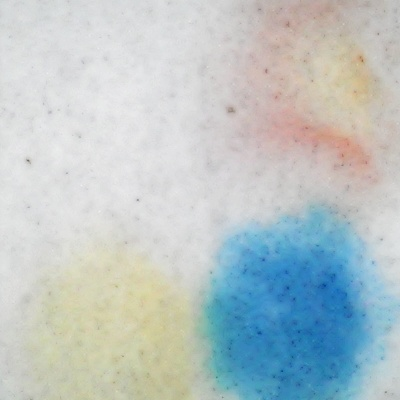
#> input picture data/raw_flow_rate_experiments/IFR05_2/images/1.jpg, 400 x 400 px, found by its file name; the run also reads 1 picture not shown here
$ jupyter execute --allow-errors sensor_responses.ipynb   (shell and % lines are left out)   (text cells are left out)
#> lines starting #> are read from the running program, lines starting #| are printed output that depends on the picture; pictures that were not available may be replaced by others from this repository, and a replacement may not be noted
### src/models/database.py
import os
from typing import Protocol
import pandas
import json
import numpy
import numpy.typing
import cv2


class PathChecker(Protocol):

    def check(self, path: str) -> bool:
        pass


class SamplePathChecker:

    def __init__(self) -> None:
        pass

    def __check_path(self, target_item: str, path: str) -> bool:
        items_under_path = os.listdir(path)
        return target_item in items_under_path

    # [34 lines left out: functions check_csv, check_jpg, check, not called in this run]


class SampleReader:

    def __init__(self, path: str, config_json: str):
        """Default constructor for sample reading

        Args:
            path (str): path to sample folder/directory
            config_json (str): path to json file containing sensors configurations
        """
        self.path = path

        with open(config_json) as file:
            self.sensors = json.load(file)

    # [36 lines left out: functions get_raw_mos, __remove_file_extension, get_raw_csa, not called in this run]

### notebooks/sensor_responses.ipynb
[cell 1]
import numpy as np
import pandas as pd
import seaborn as sns
import matplotlib.pyplot as plt
from matplotlib.patches import FancyArrowPatch
from sklearn.preprocessing import StandardScaler
from sklearn.feature_selection import SelectKBest, f_classif
from models.database import SampleReader
import os
import cv2
plt.rcParams['axes.linewidth'] = 2
plt.rc("font", size=16, weight="bold", family="Bookman Old Style")
get_ipython().run_line_magic('matplotlib', 'inline')

#> (a cell that did not finish here is left out)

plt.imshow(sample.get_raw_csa()[0])

[cell 3]
class MetalOxideSemiconductorResponse:

    def __init__(self, sample_path=None):
        # Load Resistors (kOhm)
        self.sensors = ["MQ-2",
                        "MQ-3",
                        "MQ-5",
                        "MQ-6",
                        "MQ-8",
                        "MQ-9",
                        "MQ-135",
                        "MQ-138"]
        self.load_resistors = pd.Series(data=[2.5,
                                              0.52,
                                              56,
                                              96.2,
                                              29,
                                              95,
                                              16.9,
                                              95.6],
                                        index=self.sensors).T

        self.raw = pd.read_csv(sample_path,
                               header=0,
                               index_col=0,
                               names=self.sensors)
        self.raw.index.name = "Time(s)"

        self.voltage = 5 - self.raw
        self.current = self.raw/self.load_resistors
        self.conductance = self.current/self.voltage

#> (a cell that did not finish here is left out)

[cell 5]
def remove_jpg_extension(name: str):
    return name.replace(".jpg", "")

[cell 6]
remove_jpg_extension("test.jpg")

[cell 7]
img = cv2.imread("../data/raw_samples/Acetone1/images/1.jpg")
#> img is the input picture: shape (400, 400, 3); mean B, G, R 198.5, 197.2, 185.9
img.shape
d = [remove_jpg_extension(name) for name in os.listdir("../data/raw_samples/Acetone1/images")]
sorted(d, key=int)

[cell 8]
class PaperBasedResponse:

    def __init__(self, sample_directory=None, sample_code=None):
        folder_path = os.path.join(sample_directory, sample_code)
        file_path = os.path.join(folder_path, "images")
        number_of_images = len(os.listdir(file_path))
        file_names = [str(i+1) + ".jpg" for i in range(number_of_images)]
        files = [os.path.join(file_path, name) for name in file_names]
        self.sensor_BGR_images = [cv2.imread(file) for file in files]
        self.sensor_RGB_images = [cv2.cvtColor(img,
                                               cv2.COLOR_BGR2RGB) for img
                                  in self.sensor_BGR_images]

        self.dye_names = ["Reference",
                          "Phenol Red",
                          "Methylene Blue",
                          "Methyl Red"]

        self.centres_of_dye_spots = {
            "Reference": (self.width//4, self.height//4),
            "Phenol Red": (3 * self.width//4, self.height//4),
            "Methylene Blue": (3 * self.width//4, 3 * self.height//4),
            "Methyl Red": (self.width//4, 3 * self.height//4)
        }

        self.dyespots_RGB_images = {
            "Reference": [
                self.__crop_by_centre(
                    img,
                    self.centres_of_dye_spots["Reference"])
                for img in self.sensor_RGB_images],
            "Phenol Red": [
                self.__crop_by_centre(
                    img,
                    self.centres_of_dye_spots["Phenol Red"])
                for img in self.sensor_RGB_images],
            "Methylene Blue": [
                self.__crop_by_centre(
                    img,
                    self.centres_of_dye_spots["Methylene Blue"])
                for img in self.sensor_RGB_images],
            "Methyl Red": [
                self.__crop_by_centre(
                    img,
                    self.centres_of_dye_spots["Methyl Red"])
                for img in self.sensor_RGB_images]
        }

        self.dyespots_HSV_images = {
            "Reference": [cv2.cvtColor(
                img,
                cv2.COLOR_RGB2HSV_FULL)
                for img in self.dyespots_RGB_images["Reference"]],
            "Phenol Red": [cv2.cvtColor(
                img,
                cv2.COLOR_RGB2HSV_FULL)
                for img in self.dyespots_RGB_images["Phenol Red"]],
            "Methylene Blue": [cv2.cvtColor(
                img,
                cv2.COLOR_RGB2HSV_FULL)
                for img in self.dyespots_RGB_images["Methylene Blue"]],
            "Methyl Red": [cv2.cvtColor(
                img,
                cv2.COLOR_RGB2HSV_FULL)
                for img in self.dyespots_RGB_images["Methyl Red"]],
        }

    def color_values(self, rep="Red"):
        if rep == "Red" or rep == "Hue":
            index = 0
        elif rep == "Green" or rep == "Saturation":
            index = 1
        else:
            index = 2
        if rep in ["Red", "Green", "Blue"]:
            data = {
                "Reference": [
                    cv2.mean(img)[index]
                    for img in self.dyespots_RGB_images["Reference"]],
                "Phenol Red": [
                    cv2.mean(img)[index]
                    for img in self.dyespots_RGB_images["Phenol Red"]],
                "Methylene Blue": [
                    cv2.mean(img)[index]
                    for img in self.dyespots_RGB_images["Methylene Blue"]],
                "Methyl Red": [
                    cv2.mean(img)[index]
                    for img in self.dyespots_RGB_images["Methyl Red"]]
            }
        else:
            data = {
                "Reference": [
                    cv2.mean(img)[index]
                    for img in self.dyespots_HSV_images["Reference"]],
                "Phenol Red": [
                    cv2.mean(img)[index]
                    for img in self.dyespots_HSV_images["Phenol Red"]],
                "Methylene Blue": [
                    cv2.mean(img)[index]
                    for img in self.dyespots_HSV_images["Methylene Blue"]],
                "Methyl Red": [
                    cv2.mean(img)[index]
                    for img in self.dyespots_HSV_images["Methyl Red"]]
            }
        return pd.DataFrame.from_dict(data)

    def __getitem__(self, index=0):
        return self.sensor_RGB_images[index]

    @property
    def shape(self):
        return self.sensor_RGB_images[0].shape

    @property
    def height(self):
        return self.shape[0]

    @property
    def width(self):
        return self.shape[1]

    def __crop_by_centre(self, img=None,
                         centre=(50, 50), frame_size=100):
        return img[centre[1]-frame_size//2: centre[1] + frame_size//2,
                   centre[0]-frame_size//2: centre[0]+frame_size//2]

[cell 9]
def get_typical_sample_by_average_MOS(path=None, gas_name=None, number_of_samples=None):
    sensor_names = ["MQ-2", "MQ-3", "MQ-5",
                    "MQ-6", "MQ-8", "MQ-9", "MQ-135", "MQ-138"]
    load_resistors = pd.Series(data=[2.5,
                                     0.52,
                                     56,
                                     96.2,
                                     29,
                                     95,
                                     16.9,
                                     95.6],
                               index=sensor_names).T
    sample_paths = [os.path.join(
        path,
        gas_name + str(n) + "\\" + "serialdata.csv")
        for n in range(1, number_of_samples+1)]
    samples = [
        MetalOxideSemiconductorResponse(path).conductance.iloc[:167]
        for path in sample_paths]
    return sum(samples)/len(samples)

[cell 10]
def average_conductance_of_MOS_sensor():
    ammonia = read_samples(
        path="datasets", gas_name="Ammonia", number_of_samples=12)
    acetone = read_samples(
        path="datasets", gas_name="Acetone", number_of_samples=12)
    benzene = read_samples(
        path="datasets", gas_name="Benzene", number_of_samples=12)
    ethanol = read_samples(
        path="datasets", gas_name="Ethanol", number_of_samples=12)
    methanol = read_samples(
        path="datasets", gas_name="Methanol", number_of_samples=12)
    toluene = read_samples(
        path="datasets", gas_name="Toluene", number_of_samples=12)
    samples = [ammonia, acetone,
               benzene, ethanol, methanol, toluene]
    gases = ["Ammonia", "Acetone", "Benzene",
             "Ethanol", "Methanol", "Toluene"]
    figure, axs = plt.subplots(
        nrows=2, ncols=3,
        figsize=(15, 8),
        dpi=300, sharex=True,
        sharey=True)
    for ax, sample, gas in zip(axs.flat, samples, gases):
        sample.plot(ax=ax, linewidth=3)
        ax.set_title(gas, fontsize=18, fontweight="bold")
        ax.grid(which="major", linestyle="--",
                color="black", alpha=0.4)
        ax.legend(loc="upper center", ncol=4, fontsize=9)
        ax.set_ylim([0, 40])
        ax.set_ylabel("Sensor Conductance (mS)",
                      fontsize=15, fontweight="bold")
        ax.set_xlabel("Time (s)", fontsize=15, fontweight="bold")
    figure.suptitle(
        "Average Conductance Responses of Metal Oxide Sensors (N=12)",
        fontsize=20, fontweight="bold")
    figure.tight_layout()

[cell 11]
test_gas = "Ammonia"
#> (the rest of this cell did not finish here and is left out)


[cell 12]
figure, ax = plt.subplots(
    nrows=1, ncols=1,
    figsize=(12, 5), dpi=300)
ax.set_xticks(list(range(0, 180, 5)))
ax.set_xticklabels(list(range(0, 180, 5)), rotation=90)
ax.set_xlabel("Time (s)", fontsize=16, fontweight="bold")
ax.set_ylabel(
    "Sensor Conductance (mS)",
    fontsize=16, fontweight="bold")
# ax.grid(which="major", color="black", linestyle="--", alpha=0.8)
ax.axvline(x=20, ymin=0, ymax=0.9, linewidth=1,
           linestyle="--", color="black", alpha=0.7)
ax.axvline(x=110, ymin=0, ymax=0.9, linewidth=1,
           linestyle="--", color="black", alpha=0.7)

#> (the rest of this cell did not finish here and is left out)

[cell 13]
figure, ax = plt.subplots(nrows=1, ncols=1, figsize=(12, 5), dpi=300)
typical_paperbased = PaperBasedResponse("raw_samples", "Ammonia10")
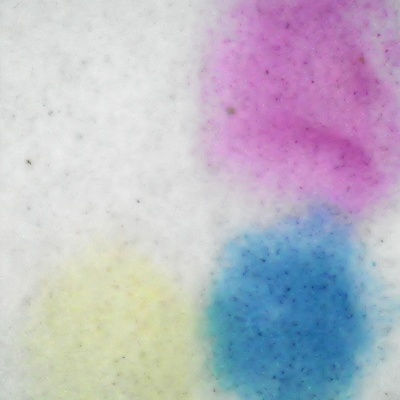
#> input picture data/raw_flow_rate_experiments/IFR05_2/images/10.jpg, 400 x 400 px, given in place of 2.jpg, which was not available
#> in __init__, `self.sensor_BGR_images = [cv2.imread(file) for file in files]`: self.sensor_BGR_images = 3 items
#> in __crop_by_centre, `return img[centre[1]-frame_size//2: centre[1] + frame_size//2, centre[..`:
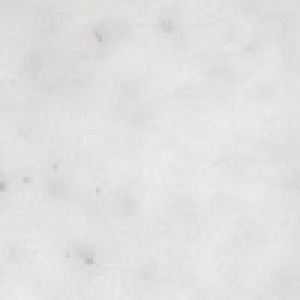
#> returned value: shape (100, 100, 3) (shown 3 times larger); mean of channels 0, 1, 2 224.4, 225.2, 226.4; drawn as B, G, R
#> call 4 of __crop_by_centre, with centre = (300, 100), frame_size = 100
#> in __crop_by_centre (call 4), `return img[centre[1]-frame_size//2: centre[1] + frame_size//2, centre[..`:
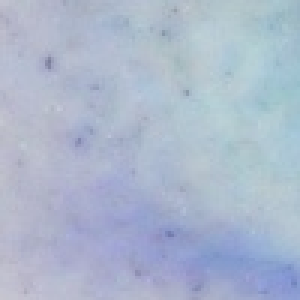
#> returned value: shape (100, 100, 3) (shown 3 times larger); mean of channels 0, 1, 2 204.9, 184.1, 171.7; drawn as B, G, R
#> in __crop_by_centre (call 5), `return img[centre[1]-frame_size//2: centre[1] + frame_size//2, centre[..`:
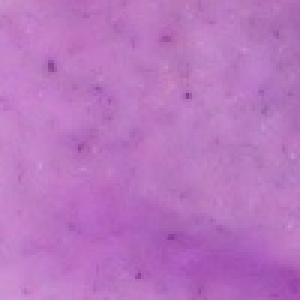
#> returned value: shape (100, 100, 3) (shown 3 times larger); mean of channels 0, 1, 2 191.7, 116.7, 184.5; drawn as B, G, R
#> in __crop_by_centre (call 7), `return img[centre[1]-frame_size//2: centre[1] + frame_size//2, centre[..`:
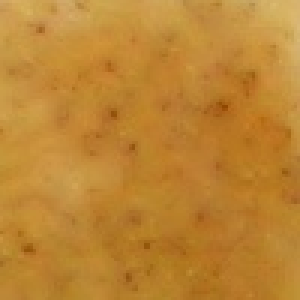
#> returned value: shape (100, 100, 3) (shown 3 times larger); mean of channels 0, 1, 2 51.8, 133, 189.2; drawn as B, G, R
#> in __crop_by_centre (call 8), `return img[centre[1]-frame_size//2: centre[1] + frame_size//2, centre[..`:
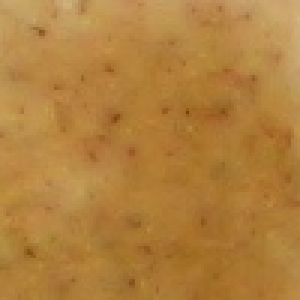
#> returned value: shape (100, 100, 3) (shown 3 times larger); mean of channels 0, 1, 2 61.6, 128.1, 177.2; drawn as B, G, R
#> in __crop_by_centre (call 10), `return img[centre[1]-frame_size//2: centre[1] + frame_size//2, centre[..`:
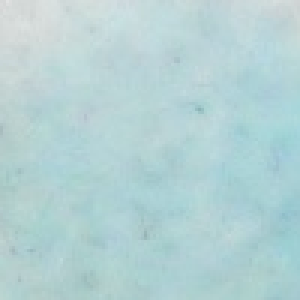
#> returned value: shape (100, 100, 3) (shown 3 times larger); mean of channels 0, 1, 2 211.9, 210.1, 180.4; drawn as B, G, R
df = typical_paperbased.color_values(rep="Hue")
#> in color_values, `data = { "Reference": [ cv2.mean(img)[index] for img in self.dyespots_..`: data = {'Reference': [126.5, 69.19, 69.55], 'Phenol Red': [19.58, 217.3, 217.2], 'Methylene Blue': [145.4, 146.1, 147], 'Methyl Red': [40.76, 46.66, 46.9]}
#> df = table of 3 rows and 4 columns
df.index = df.index * 10
df.plot(ax=ax, kind="line", marker="o")
ax.axvline(x=20, ymin=0, ymax=0.9, linewidth=1,
           linestyle="--", color="black", alpha=0.7)
ax.axvline(x=110, ymin=0, ymax=0.9, linewidth=1,
           linestyle="--", color="black", alpha=0.7)
baseline_arrow = FancyArrowPatch(
    posA=(0, 268), posB=(20, 268),
    arrowstyle='<|-|>', color='black',
    mutation_scale=20, shrinkA=0,
    shrinkB=0, alpha=0.8, linestyle="--")
adsorption_arrow = FancyArrowPatch(
    posA=(20, 268), posB=(110, 268),
    arrowstyle='<|-|>', color='black',
    mutation_scale=20, shrinkA=0,
    shrinkB=0, alpha=0.8, linestyle="--")
desorption_arrow = FancyArrowPatch(
    posA=(110, 268), posB=(170, 268),
    arrowstyle='<|-|>', color='black',
    mutation_scale=20, shrinkA=0,
    shrinkB=0, alpha=0.8, linestyle="--")
ax.add_artist(baseline_arrow)
ax.annotate("Odor Off", xy=(10, 270), xycoords="data",
            va="center", ha="center",
            bbox=dict(boxstyle="round, pad=0.6", fc="aqua"))
ax.annotate("Odor On", xy=(70, 270), xycoords="data",
            va="center", ha="center",
            bbox=dict(boxstyle="round, pad=0.6", fc="tomato"))
ax.annotate("Odor Off", xy=(145, 270), xycoords="data",
            va="center", ha="center",
            bbox=dict(boxstyle="round, pad=0.6", fc="aqua"))
ax.add_artist(adsorption_arrow)
ax.add_artist(desorption_arrow)
ax.set_xticks(list(range(0, 180, 10)))
ax.set_xticklabels(list(range(0, 180, 10)), rotation=90)
ax.set_xlabel("Time (s)", fontsize=15, fontweight="bold")
ax.set_ylabel("Mean Hue", fontsize=15, fontweight="bold")
ax.set_xlim([0, 170])
ax.set_ylim([0, 400])
ax.legend(loc="upper center", ncol=4, fontsize=16)
ax.set_title(
    "Typical Colorimetric Sensor Responses in The Presence of Ammonia",
    fontsize=20, fontweight="bold")
figure.tight_layout()
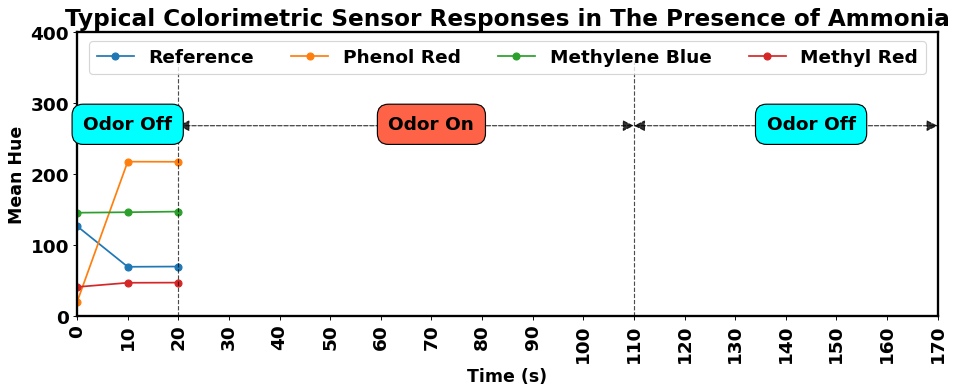
#> figure drawn by matplotlib, 1 panel

[cell 14]
figure, axs = plt.subplots(nrows=4, ncols=17,
                           figsize=(12, 5),
                           dpi=300, sharex=True)
#> (the rest of this cell did not finish here and is left out)

[cell 15]
code = 6
color_rep = "Hue"
#> (the rest of this cell did not finish here and is left out)

figure, axs = plt.subplots(nrows=2, ncols=3, figsize=(12, 6),
                           dpi=300, sharex=True, sharey=True)
legend = None
for ax, r, title in zip(axs.flat, responses, [
    "Acetone", "Ammonia", "Benzene",
        "Methanol", "Ethanol", "Toluene"]):
    df = r.color_values(color_rep)
    df.index = df.index * 10
    df.iloc[:17].plot(kind="line",
                      ax=ax)
    ax.set_title(title, fontweight="bold", fontsize=16)
    ax.set_xlabel("Time (seconds)", fontweight="bold", fontsize=14)
    ax.set_ylabel("Average " + color_rep, fontweight="bold", fontsize=14)
    ax.set_xticks(df.index)
    ax.set_xticklabels(df.index, rotation=90)
    ax.grid(which="major", color="black", linestyle="--", alpha=0.4)
    ax.set_xlim([0, 160])
    ax.set_ylim([0, 300])
    ax.legend(loc="upper center", ncol=2, fontsize=9)
    legend = ax.get_legend_handles_labels()
figure.tight_layout()

#> (a cell that did not finish here is left out)


[cell 17]
fig, axs = plt.subplots(nrows=1, ncols=2, figsize=(12, 5), dpi=300)
#> (the rest of this cell did not finish here and is left out)

[cell 18]
figure, ax = plt.subplots(nrows=1, ncols=1, figsize=(12, 5), dpi=300)
#> (the rest of this cell did not finish here and is left out)
